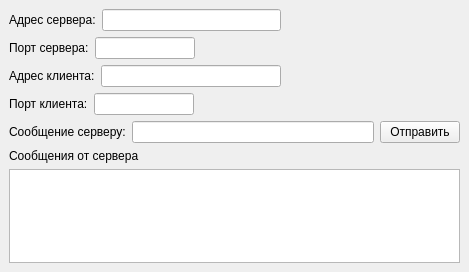
<?xml version="1.0" encoding="UTF-8"?>
<ui version="4.0">
 <class>MainWindow</class>
 <widget class="QMainWindow" name="MainWindow">
  <property name="geometry">
   <rect>
    <x>0</x>
    <y>0</y>
    <width>469</width>
    <height>272</height>
   </rect>
  </property>
  <property name="windowTitle">
   <string>Client</string>
  </property>
  <widget class="QWidget" name="centralwidget">
   <layout class="QVBoxLayout" name="verticalLayout">
    <item>
     <layout class="QHBoxLayout" name="horizontalLayout">
      <item>
       <widget class="QLabel" name="label_2">
        <property name="text">
         <string>Адрес сервера:</string>
        </property>
       </widget>
      </item>
      <item>
       <widget class="QLineEdit" name="lineEdit_addr">
        <property name="maximumSize">
         <size>
          <width>200</width>
          <height>16777215</height>
         </size>
        </property>
       </widget>
      </item>
      <item>
       <spacer name="horizontalSpacer">
        <property name="orientation">
         <enum>Qt::Horizontal</enum>
        </property>
        <property name="sizeHint" stdset="0">
         <size>
          <width>40</width>
          <height>20</height>
         </size>
        </property>
       </spacer>
      </item>
     </layout>
    </item>
    <item>
     <layout class="QHBoxLayout" name="horizontalLayout_2">
      <item>
       <widget class="QLabel" name="label_3">
        <property name="text">
         <string>Порт сервера:</string>
        </property>
       </widget>
      </item>
      <item>
       <widget class="QLineEdit" name="lineEdit_port">
        <property name="maximumSize">
         <size>
          <width>100</width>
          <height>16777215</height>
         </size>
        </property>
       </widget>
      </item>
      <item>
       <spacer name="horizontalSpacer_2">
        <property name="orientation">
         <enum>Qt::Horizontal</enum>
        </property>
        <property name="sizeHint" stdset="0">
         <size>
          <width>40</width>
          <height>20</height>
         </size>
        </property>
       </spacer>
      </item>
     </layout>
    </item>
    <item>
     <layout class="QHBoxLayout" name="horizontalLayout_3">
      <item>
       <widget class="QLabel" name="label_4">
        <property name="text">
         <string>Адрес клиента:</string>
        </property>
       </widget>
      </item>
      <item>
       <widget class="QLineEdit" name="lineEdit_cltAddr">
        <property name="maximumSize">
         <size>
          <width>200</width>
          <height>16777215</height>
         </size>
        </property>
       </widget>
      </item>
      <item>
       <spacer name="horizontalSpacer_3">
        <property name="orientation">
         <enum>Qt::Horizontal</enum>
        </property>
        <property name="sizeHint" stdset="0">
         <size>
          <width>40</width>
          <height>20</height>
         </size>
        </property>
       </spacer>
      </item>
     </layout>
    </item>
    <item>
     <layout class="QHBoxLayout" name="horizontalLayout_4">
      <item>
       <widget class="QLabel" name="label_5">
        <property name="text">
         <string>Порт клиента:</string>
        </property>
       </widget>
      </item>
      <item>
       <widget class="QLineEdit" name="lineEdit_cltPort">
        <property name="maximumSize">
         <size>
          <width>100</width>
          <height>16777215</height>
         </size>
        </property>
       </widget>
      </item>
      <item>
       <spacer name="horizontalSpacer_4">
        <property name="orientation">
         <enum>Qt::Horizontal</enum>
        </property>
        <property name="sizeHint" stdset="0">
         <size>
          <width>40</width>
          <height>20</height>
         </size>
        </property>
       </spacer>
      </item>
     </layout>
    </item>
    <item>
     <layout class="QHBoxLayout" name="horizontalLayout_5">
      <item>
       <widget class="QLabel" name="label_6">
        <property name="text">
         <string>Сообщение серверу:</string>
        </property>
       </widget>
      </item>
      <item>
       <widget class="QLineEdit" name="lineEdit_messageToSrv"/>
      </item>
      <item>
       <widget class="QPushButton" name="pushButton_sendMessage">
        <property name="text">
         <string>Отправить</string>
        </property>
       </widget>
      </item>
     </layout>
    </item>
    <item>
     <widget class="QLabel" name="label">
      <property name="text">
       <string>Сообщения от сервера</string>
      </property>
     </widget>
    </item>
    <item>
     <widget class="QTextBrowser" name="textBrowser"/>
    </item>
   </layout>
  </widget>
 </widget>
 <resources/>
 <connections/>
</ui>
